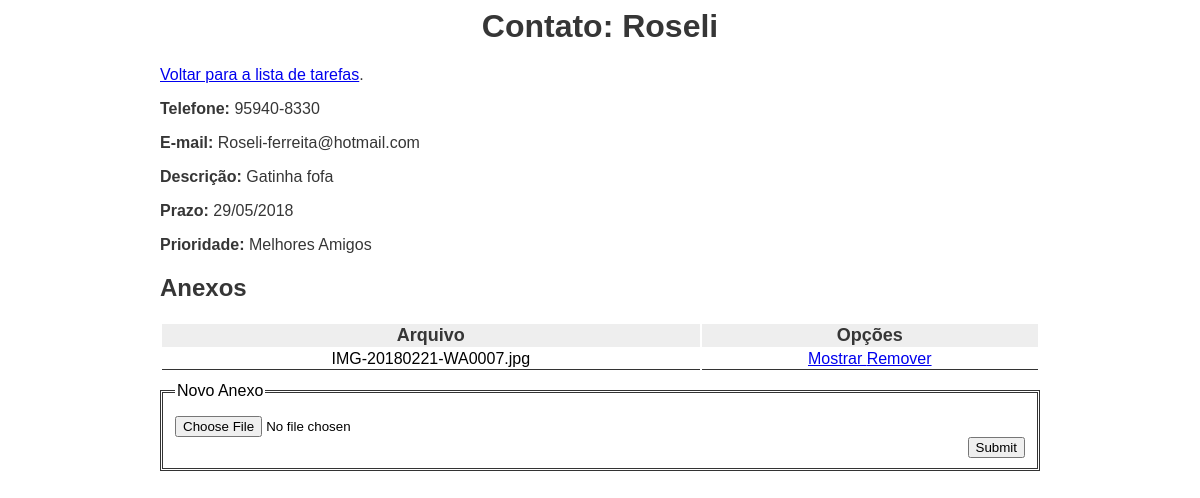
/contato.php?id=30, run on the app's committed database.
### tables this page shows
CREATE TABLE `contatos` (
  `id` int(11) NOT NULL,
  `nome` varchar(20) NOT NULL,
  `telefone` varchar(20) DEFAULT NULL,
  `email` varchar(30) DEFAULT NULL,
  `descricao` text NOT NULL,
  `nasc` date DEFAULT NULL,
  `concluida` tinyint(1) DEFAULT NULL
);

CREATE TABLE `anexos` (
  `id` int(11) NOT NULL,
  `contato_id` int(11) NOT NULL,
  `nome` varchar(255) NOT NULL,
  `arquivo` varchar(255) NOT NULL
);

### contato.php (called while the page is built, shortened)
<?php
	include 'banco.php';
	include 'ajudantes.php';
	include 'classes/Contato.php';
	$contatos = new Contatos($conexao);
	$contato = $contatos->exibir_contato($conexao, $_GET['id']);
	$anexos = $contatos->buscar_anexos($conexao, $_GET['id']);
	include "template_contato.php";
?>

### classes/Contato.php (called while the page is built, shortened)
<?php
    class Contatos {
        function exibir_contato($conexao, $id) {
            $sqlBusca = 'SELECT * FROM contatos WHERE id = ' . $id;
            $resultado = mysqli_query($conexao, $sqlBusca);
            return mysqli_fetch_assoc($resultado);
        }
        function buscar_anexos($conexao, $contato_id)
        {
            $sql = "SELECT * FROM anexos WHERE contato_id = {$contato_id}";
            $resultado = mysqli_query($conexao, $sql);
            $anexos = array();
            while ($anexo = mysqli_fetch_assoc($resultado)) {
                $anexos[] = $anexo;
            }
            return $anexos;
        }
    }
?>

### ajudantes.php (called while the page is built, shortened)
<?php
	function traduz_data_para_exibir($data)
	{
		$dados = explode("-", $data);
		$data_exibir = "{$dados[2]}/{$dados[1]}/{$dados[0]}";
		return $data_exibir;
	}
	function traduz_concluida($concluida)
	{
		if ($concluida == 1) {
			return 'Melhores Amigos';
		}
		return 'Conhecidos';
	}
?>

### template_contato.php (the view, shortened to what this page needs)
<html>
	<head>
		<link rel="stylesheet" href="css/estilo.css" type="text/css" />
	</head>
	<body>
		<h1>Contato: <?php echo $contato['nome']; ?> </h1>
			<p>
				<a href="listadedados.php">Voltar para a lista de tarefas</a>.
			</p>
			<p>
			<strong>Telefone:</strong>
				<?php echo $contato['telefone']; ?>
			</p>
			<p>
			<strong>E-mail:</strong>
				<?php echo $contato['email'] ?>
			</p>
			<strong>Descrição:</strong>
				<?php echo $contato['descricao']; ?>
			<p>
			<strong>Prazo:</strong>
				<?php echo traduz_data_para_exibir($contato['nasc']); ?>
			</p>
			<p>
			<strong>Prioridade:</strong>
				<?php echo traduz_concluida($contato['concluida']); ?>
			</p>
		<h2>Anexos</h2>
		<?php if (count($anexos) > 0) : ?>
			<table>
				<tr>
					<th>Arquivo</th>
					<th>Opções</th>
				</tr>
				<?php foreach($anexos as $anexo) : ?>
					<tr>
						<td><?php echo $anexo['nome']; ?></td>
						<td>
							<a href="anexos/<?php echo $anexo['arquivo']; ?>">
								Mostrar
							</a>
							<a href="anexo.php?id=
								<?php echo $anexo['id']; ?> ">
								Remover
							</a>
						</td>
					</tr>
				<?php endforeach ?>
			</table>
		<?php else : ?>
			<p>Não há anexos para essa tarefa.</p>
		<?php endif; ?>
		<form action="#" method="post" enctype="multipart/form-data" >
			<fieldset>
				<legend>Novo Anexo</legend>
				<label>
					<input type="file" name="anexo">
				</label>
				<input type="submit" name="Enviar">
			</fieldset>
		</form>
	</body>
</html>

### css/estilo.css (style rules this page uses)
body { font-family: Sans-serif; color: #363636; margin-left: 10em; margin-right: 10em; }
h1 { text-align: center; }
fieldset { border: 3px double #333; color: #000; margin: 10px 0 0 0; }
label { display: block; margin: 10px 0 0 0; }
input[type=submit] { float: right; clear: both; }
table { width: 100%; }
table th { background-color: #EEE; font-size: 18px; }
table td { border-bottom: 1px solid #333; color: #000; text-align: center; }

### data on the page
contatos: nome "Roseli", telefone "95940-8330", email "Roseli-ferreita@hotmail.com", descricao "Gatinha fofa", nasc "29/05/2018", concluida "Melhores Amigos"
anexos: nome "IMG-20180221-WA0007.jpg"
